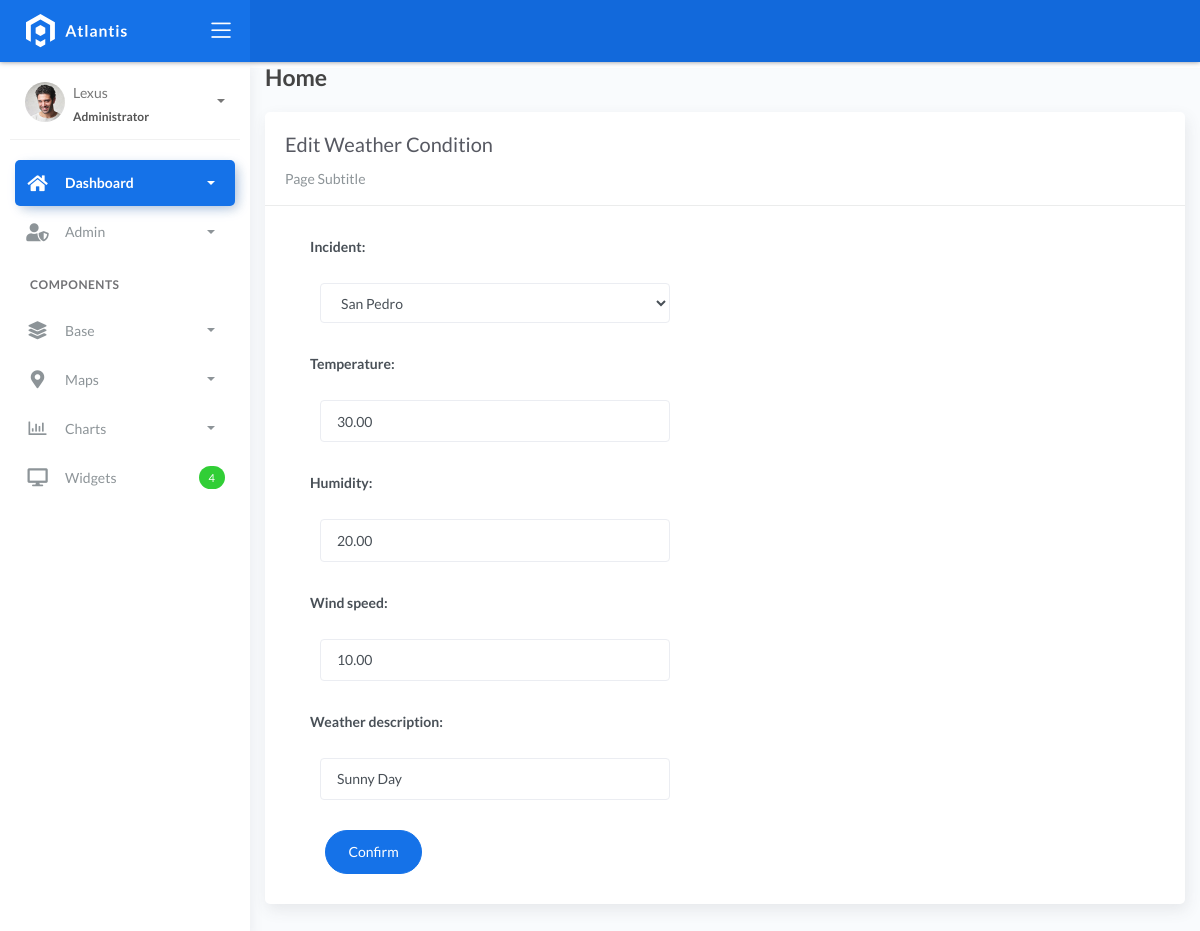
Screenshot of /weather_list/1 with the database file from the repository.
### fire/models.py (models this page shows, shortened)
class BaseModel(models.Model):
    created_at = models.DateTimeField(auto_now_add=True, db_index=True)
    updated_at = models.DateTimeField(auto_now=True)
    class Meta:
        abstract = True

class WeatherConditions(BaseModel):
    incident = models.ForeignKey(Incident, on_delete=models.CASCADE)
    temperature = models.DecimalField(max_digits=10, decimal_places=2)
    humidity = models.DecimalField(max_digits=10, decimal_places=2)
    wind_speed = models.DecimalField(max_digits=10, decimal_places=2)
    weather_description = models.CharField(max_length=150)

### fire/views.py (the view)
# urls.py: path('weather_list/<pk>', WeatherConditionUpdateView.as_view(), name='weather-update'),
class WeatherConditionUpdateView(UpdateView):
    model = WeatherConditions
    form_class = WeatherConditonForm
    template_name = 'WeatherConditions_edit.html'
    success_url = reverse_lazy('weather-list')

### fire/forms.py
class WeatherConditonForm(ModelForm):
    class Meta:
        model= WeatherConditions
        fields = "__all__"

### fire/models.py (called while the page is built)
    def __str__(self):
        return f"{self.name}"

    def __str__(self):
        return f"{self.location}"

### templates/WeatherConditions_edit.html
{% extends 'base.html' %} {% load static %} {% block content %}
<div class="content">
    <div class="container-fluid">
        <h4 class="page-title">Home</h4>
        <div class="row">
            <div class="col-md-12">
                <div class="card">
                    <div class="card-header">
                        <div class="card-title">Edit Weather Condition</div>
                        <div class="card-category">Page Subtitle</div>
                    </div>
                    <div class="col-md-6">
                        <div class="card-body">
                            <form class="" action="" method="post" novalidate>
                                {% csrf_token %} {% include 'includes/form.html' %}
                                <div class="form-group">
                                    <div class="col-md-12 col-sm-3">
                                        <button type="submit" class="btn btn-primary btn-rounded">Confirm</button>
                                    </div>
                                </div>
                            </form>
                        </div>
                    </div>
                </div>
            </div>
        </div>
    </div>
</div>
{% endblock %}

### templates/includes/form.html (shortened to what this page needs)
{% load widget_tweaks %}
{% for field in form %}
<div class="field item form-group">
    <label>{{ field.label_tag }}</label>
  <div class="form-group">
    {% render_field field class="form-control" %}
  </div>
</div>
{% endfor %}

### rows the page displays
WeatherConditions: incident "San Pedro" "30.00" "20.00" "10.00" "Sunny Day"

### other values shown
{{ field.label_tag }} "Incident:" "Temperature:" "Humidity:" "Wind speed:" "Weather description:"
